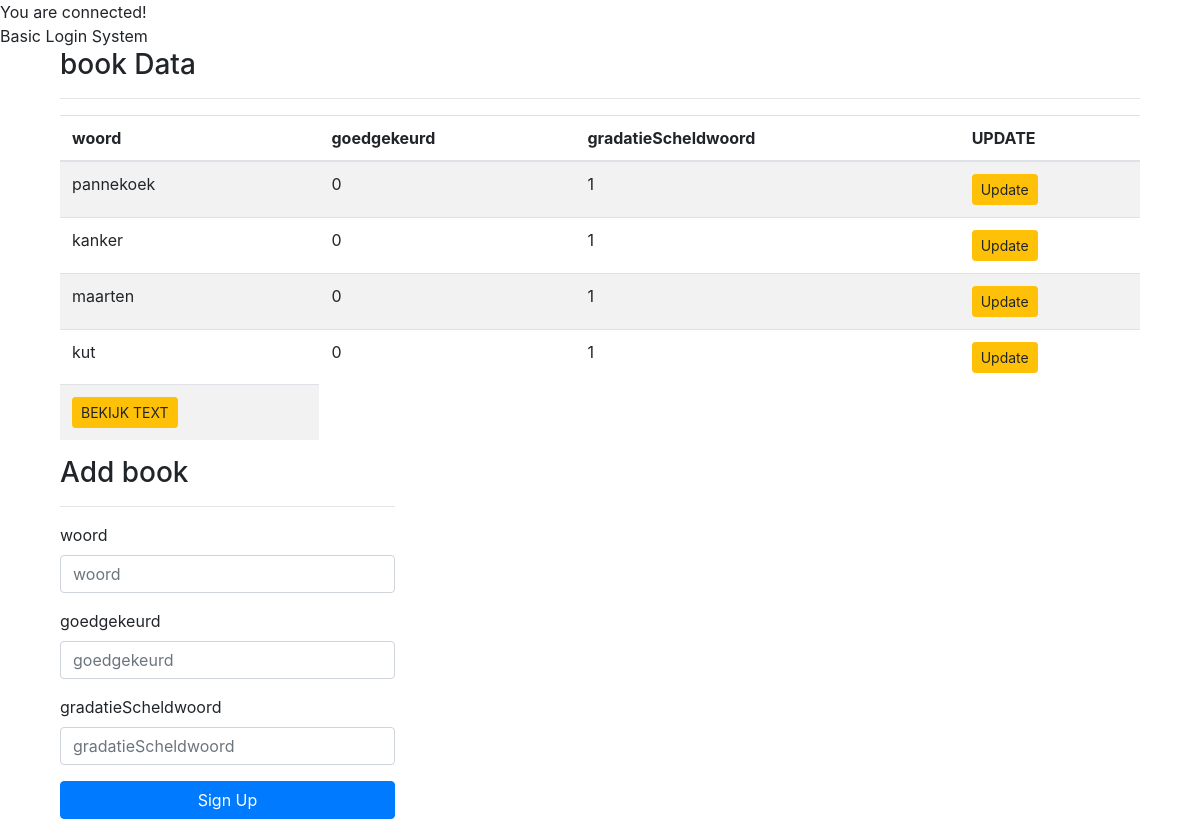
The page / on the database its author committed.
### tables this page shows
CREATE TABLE `scheldworden` (
  `id` int(255) NOT NULL,
  `woord` varchar(255) NOT NULL,
  `goedgekeurd` tinyint(1) NOT NULL DEFAULT 0,
  `gradatieScheldwoord` int(3) NOT NULL
);

### index.php (the view, shortened to what this page needs)
<?php include_once 'config/database.php';
?>
<!DOCTYPE html>
<html lang='en'>
<head>
	<link href='css/bootstrap.min.css' rel='stylesheet'>
	<woord>Basic Login System</woord>
</head>
<body>
	<div class='container'>
		<div class='row'>
			<div class='col-lg-12 col-lg-offset-2'>
				<div class='col-lg-12 col-lg-offset-2'>
					<h3>book Data</h3>
					<hr>
					<div class='table-responsive'>
						<table class='table table-striped'>
							<thead>
								<tr>
									<th>woord</th>
									<th>goedgekeurd</th>
									<th>gradatieScheldwoord</th>
									<th>UPDATE</th>
								</tr>
							</thead>
							<tbody>
								<?php
$query = "SELECT * FROM `scheldworden`";
$result = mysqli_query($con, $query) or die('Cannot fetch data from database. '.mysqli_error($con));
if(mysqli_num_rows($result) > 0) {
 while($sheldwoord = mysqli_fetch_assoc($result)) {
   echo '<tr>';
   echo '<td>' . $sheldwoord['woord']  . '</td>';
   echo '<td>' . $sheldwoord['goedgekeurd']   . '</td>';
   echo '<td>' . $sheldwoord['gradatieScheldwoord']      . '</td>';
   echo '<td><a href="update.php?upd='.$sheldwoord['id'].'" class="btn btn-sm btn-warning">Update</a></td>';
   echo '</tr>';
 }
 echo '<td><a href="gefilterde-text.php?" class="btn btn-sm btn-warning">BEKIJK TEXT</a></td>';
}
								?>
							</tbody>
						</table>
					</div>
				</div>
			</div>
		</div>
		<div class='row'>
			<div class='col-lg-8 col-lg-offset-2'>
				<div class='col-lg-6 col-lg-offset-3'>
					<h3>Add book</h3>
					<hr/>
					<form name='signup' id='signup' action='product/create.php?' method='post'>
						<div class='form-group'>
							<label for='woord'>woord</label>
							<input name='woord' id='woord' type='text' class='form-control' placeholder='woord' required />
						</div>
						<div class='form-group'>
							<label for='goedgekeurd'>goedgekeurd</label>
							<input name='goedgekeurd' id='goedgekeurd' type='number' class='form-control' placeholder='goedgekeurd' required />
						</div>
						<div class='form-group'>
							<label for='gradatieScheldwoord'>gradatieScheldwoord</label>
							<input name='gradatieScheldwoord' id='gradatieScheldwoord' type='number' class='form-control' placeholder='gradatieScheldwoord' required />
						</div>
						<div class='form-group'>
							<input type="submit" name='submit' id='submit' value='Sign Up' class='btn btn-primary btn-block'></input>
						</div>
					</form>
				</div>
			</div>
		</div>
	</div>
</body>
</html>

### rows shown on the page
scheldworden: woord "pannekoek", goedgekeurd "0", gradatieScheldwoord "1"
scheldworden: woord "kanker", goedgekeurd "0", gradatieScheldwoord "1"
scheldworden: woord "maarten", goedgekeurd "0", gradatieScheldwoord "1"
scheldworden: woord "kut", goedgekeurd "0", gradatieScheldwoord "1"
